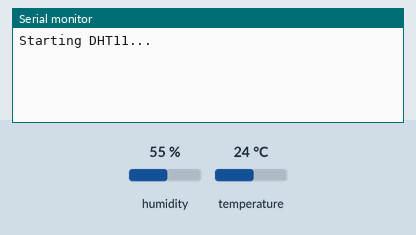
Recording of a sketch running on a simulated Arduino Uno, built with avr-gcc and run on an emulated ATmega328P. Shown: the last lines printed to the serial monitor. The test bench sets the inputs (shaded band); at power-on: humidity 55 %, temperature 24 °C.

Above: at 3.2 s.
3.3 s: humidity set to 22 %
At 5.2 s:
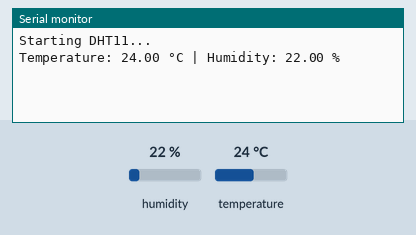
8.5 s: temperature set to 12 °C
At 10.8 s:
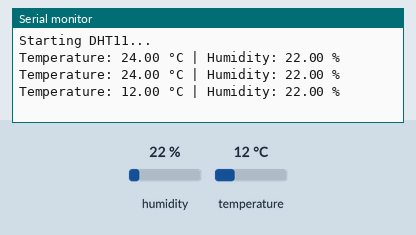
12.2 s: humidity set to 40 %
At 12.2 s:
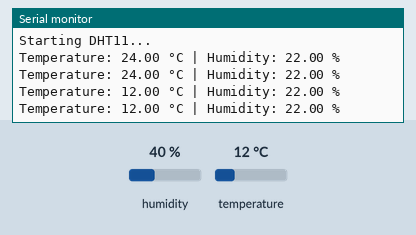

Measured:
- after the input at 3.3 s, the serial monitor: prints a new line after 1.2 s (image 1)
- after the input at 8.5 s, the serial monitor: prints a new line after 1.1 s (image 2)

The sketch:

dht11_test.ino
```cpp
#include <DHT.h>

#define DHTPIN 4
#define DHTTYPE DHT11

DHT dht(DHTPIN, DHTTYPE);

void setup() {
  Serial.begin(115200);
  delay(2000);

  Serial.println();
  Serial.println("Starting DHT11...");
  dht.begin();
}

void loop() {
  delay(2500);

  float temperature = dht.readTemperature();
  float humidity = dht.readHumidity();

  if (isnan(temperature) || isnan(humidity)) {
    Serial.println("DHT11 read FAILED");
  } else {
    Serial.print("Temperature: ");
    Serial.print(temperature);
    Serial.print(" °C | Humidity: ");
    Serial.print(humidity);
    Serial.println(" %");
  }
}
```
